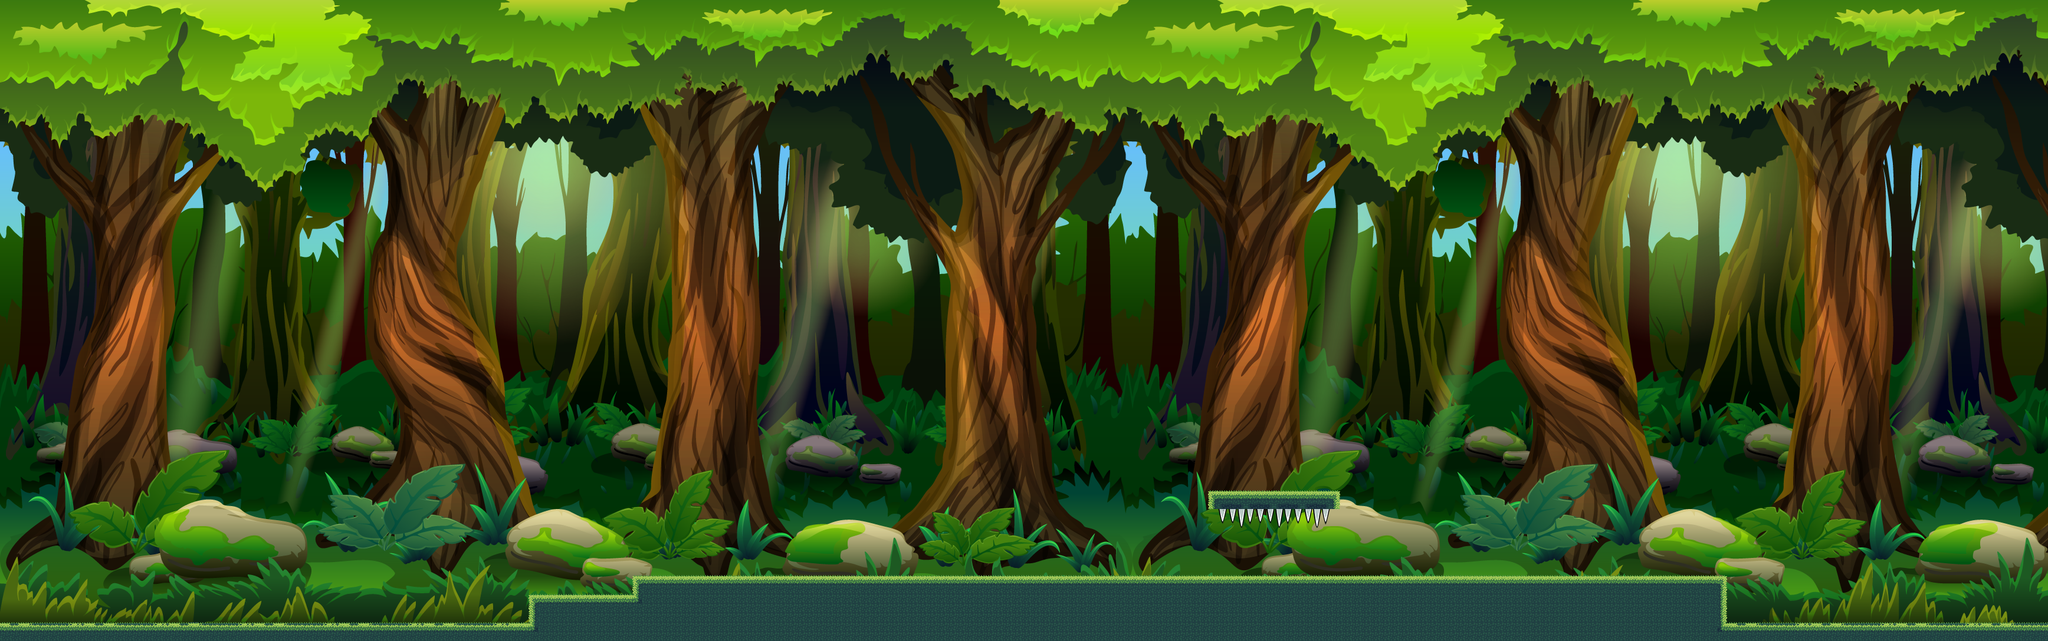

Rendered tile map (Tiled .tmx) drawn with the repository's tilesets; below, a short description and the map source with its tile grids summarised:
An orthogonal 217x68 tile map with 16x16 px tiles, 3 tile layers (Background, Elements, Ground), 3 tilesets and 16 objects (4x coinSpawn, playerSpawn, finishSpawn, spaceSpawn, ctrlSpawn, ...).

<map version="1.2" tiledversion="1.2.3" orientation="orthogonal" renderorder="right-down" width="217" height="68" tilewidth="16" tileheight="16" infinite="0" nextlayerid="7" nextobjectid="20">
 <tileset firstgid="1" name="Cartoon_Forest_BG_03" tilewidth="16" tileheight="16" tilecount="8040" columns="120">
  <image source="Cartoon_Forest_BG_03.png" width="1920" height="1080" />
 </tileset>
 <tileset firstgid="8041" name="jungleSheet" tilewidth="16" tileheight="16" tilecount="741" columns="39">
  <image source="../../titlesets/jungleSheet.png" width="624" height="304" />
 </tileset>
 <tileset firstgid="8782" name="spikes_8" tilewidth="16" tileheight="16" tilecount="8" columns="4">
  <image source="../../titlesets/spikes/spikes_8.png" width="64" height="38" />
 </tileset>
 <layer id="1" name="Background" width="217" height="68">
  <data>[14756 cells, 14539 non-empty, 8040 distinct tile ids]</data>
 </layer>
 <layer id="2" name="Elements" width="217" height="68">
  <data>[14756 cells, 127 non-empty, 9 distinct tile ids]</data>
 </layer>
 <layer id="3" name="Ground" width="217" height="68">
  <data>[14756 cells, 1010 non-empty, 35 distinct tile ids]</data>
 </layer>
 <objectgroup id="4" name="Terrain">
  <object id="8" x="-2.66667" y="1057.33" width="3474.83" height="33.3333" />
  <object id="9" x="1072" y="977.5" width="1855" height="79" />
  <object id="10" x="2048.5" y="832" width="223" height="32.5" />
  <object id="17" x="-9" y="-4" width="11" height="1095" />
  <object id="18" x="3469" y="-3" width="6" height="1096" />
  <object id="19" x="896" y="1009" width="176" height="48.5" />
 </objectgroup>
 <objectgroup id="5" name="Spawn">
  <object id="1" name="playerSpawn" x="63" y="1013" width="30.6667" height="29.3333" />
  <object id="2" name="finishSpawn" x="3376" y="1021.83" width="32" height="34.6667" />
  <object id="4" name="spaceSpawn" x="765.333" y="-17.3333" width="4" height="1108" />
  <object id="6" name="ctrlSpawn" x="1925.67" y="-10.6667" width="4" height="1104" />
  <object id="7" name="endSpawn" x="2736.33" y="-13.3333" width="4" height="1094.67" />
  <object id="12" name="coinSpawn" x="513" y="1007" width="31" height="31" />
  <object id="13" name="coinSpawn" x="1330" y="912" width="30" height="29" />
  <object id="14" name="coinSpawn" x="2462" y="912" width="36" height="31" />
  <object id="15" name="coinSpawn" x="3154" y="995" width="32" height="31" />
 </objectgroup>
 <objectgroup id="6" name="Enemies">
  <object id="11" name="spike" x="2064.5" y="864.5" width="191" height="28" />
 </objectgroup>
</map>
